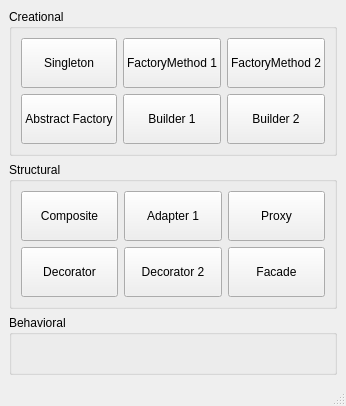
<?xml version="1.0" encoding="UTF-8"?>
<ui version="4.0">
 <class>MainWindow</class>
 <widget class="QMainWindow" name="MainWindow">
  <property name="geometry">
   <rect>
    <x>0</x>
    <y>0</y>
    <width>344</width>
    <height>406</height>
   </rect>
  </property>
  <property name="windowTitle">
   <string>Design Patterns Demo</string>
  </property>
  <widget class="QWidget" name="centralwidget">
   <layout class="QGridLayout" name="gridLayout_2">
    <item row="0" column="0">
     <widget class="QGroupBox" name="groupBox">
      <property name="title">
       <string>Creational</string>
      </property>
      <layout class="QGridLayout" name="gridLayout">
       <item row="0" column="2">
        <widget class="QPushButton" name="btnSingleton">
         <property name="minimumSize">
          <size>
           <width>0</width>
           <height>50</height>
          </size>
         </property>
         <property name="text">
          <string>Singleton</string>
         </property>
        </widget>
       </item>
       <item row="0" column="4">
        <widget class="QPushButton" name="btnFactoryMethod2">
         <property name="minimumSize">
          <size>
           <width>0</width>
           <height>50</height>
          </size>
         </property>
         <property name="text">
          <string>FactoryMethod 2</string>
         </property>
        </widget>
       </item>
       <item row="0" column="3">
        <widget class="QPushButton" name="btnFactoryMethod1">
         <property name="minimumSize">
          <size>
           <width>0</width>
           <height>50</height>
          </size>
         </property>
         <property name="text">
          <string>FactoryMethod 1</string>
         </property>
        </widget>
       </item>
       <item row="1" column="2">
        <widget class="QPushButton" name="btnAbstractFactory">
         <property name="minimumSize">
          <size>
           <width>0</width>
           <height>50</height>
          </size>
         </property>
         <property name="text">
          <string>Abstract Factory</string>
         </property>
        </widget>
       </item>
       <item row="1" column="3">
        <widget class="QPushButton" name="btnBuilder">
         <property name="minimumSize">
          <size>
           <width>0</width>
           <height>50</height>
          </size>
         </property>
         <property name="text">
          <string>Builder 1</string>
         </property>
        </widget>
       </item>
       <item row="1" column="4">
        <widget class="QPushButton" name="btnBuilder2">
         <property name="minimumSize">
          <size>
           <width>0</width>
           <height>50</height>
          </size>
         </property>
         <property name="text">
          <string>Builder 2</string>
         </property>
        </widget>
       </item>
      </layout>
     </widget>
    </item>
    <item row="1" column="0">
     <widget class="QGroupBox" name="groupBox_2">
      <property name="title">
       <string>Structural</string>
      </property>
      <layout class="QGridLayout" name="gridLayout_3">
       <item row="0" column="1">
        <widget class="QPushButton" name="btnAdapter1">
         <property name="minimumSize">
          <size>
           <width>0</width>
           <height>50</height>
          </size>
         </property>
         <property name="text">
          <string>Adapter 1</string>
         </property>
        </widget>
       </item>
       <item row="0" column="0">
        <widget class="QPushButton" name="btnComposite">
         <property name="minimumSize">
          <size>
           <width>0</width>
           <height>50</height>
          </size>
         </property>
         <property name="text">
          <string>Composite</string>
         </property>
        </widget>
       </item>
       <item row="0" column="2">
        <widget class="QPushButton" name="btnProxy">
         <property name="minimumSize">
          <size>
           <width>0</width>
           <height>50</height>
          </size>
         </property>
         <property name="text">
          <string>Proxy</string>
         </property>
        </widget>
       </item>
       <item row="1" column="0">
        <widget class="QPushButton" name="btnDecorator">
         <property name="minimumSize">
          <size>
           <width>0</width>
           <height>50</height>
          </size>
         </property>
         <property name="text">
          <string>Decorator</string>
         </property>
        </widget>
       </item>
       <item row="1" column="1">
        <widget class="QPushButton" name="btnDecorator_2">
         <property name="minimumSize">
          <size>
           <width>0</width>
           <height>50</height>
          </size>
         </property>
         <property name="text">
          <string>Decorator 2</string>
         </property>
        </widget>
       </item>
       <item row="1" column="2">
        <widget class="QPushButton" name="btnFacade">
         <property name="minimumSize">
          <size>
           <width>0</width>
           <height>50</height>
          </size>
         </property>
         <property name="text">
          <string>Facade</string>
         </property>
        </widget>
       </item>
      </layout>
     </widget>
    </item>
    <item row="2" column="0">
     <widget class="QGroupBox" name="groupBox_3">
      <property name="title">
       <string>Behavioral</string>
      </property>
     </widget>
    </item>
   </layout>
  </widget>
  <widget class="QMenuBar" name="menubar">
   <property name="geometry">
    <rect>
     <x>0</x>
     <y>0</y>
     <width>344</width>
     <height>21</height>
    </rect>
   </property>
  </widget>
  <widget class="QStatusBar" name="statusbar"/>
 </widget>
 <resources/>
 <connections/>
</ui>
